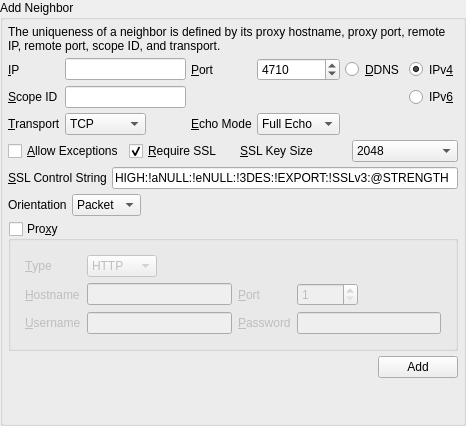
                      <widget class="QGroupBox" name="groupBox_addip_2">
                       <property name="title">
                        <string>Add Neighbor</string>
                       </property>
                       <layout class="QVBoxLayout" name="verticalLayout_21">
                        <property name="spacing">
                         <number>5</number>
                        </property>
                        <property name="leftMargin">
                         <number>5</number>
                        </property>
                        <property name="topMargin">
                         <number>5</number>
                        </property>
                        <property name="rightMargin">
                         <number>5</number>
                        </property>
                        <property name="bottomMargin">
                         <number>5</number>
                        </property>
                        <item>
                         <widget class="QLabel" name="label_23">
                          <property name="text">
                           <string>The uniqueness of a neighbor is defined by its proxy hostname, proxy port, remote IP, remote port, scope ID, and transport.</string>
                          </property>
                          <property name="wordWrap">
                           <bool>true</bool>
                          </property>
                         </widget>
                        </item>
                        <item>
                         <layout class="QGridLayout" name="gridLayout_3">
                          <property name="spacing">
                           <number>5</number>
                          </property>
                          <item row="0" column="1">
                           <widget class="QLineEdit" name="neighborIP"/>
                          </item>
                          <item row="0" column="0">
                           <widget class="QLabel" name="label_24">
                            <property name="sizePolicy">
                             <sizepolicy hsizetype="Minimum" vsizetype="Preferred">
                              <horstretch>0</horstretch>
                              <verstretch>0</verstretch>
                             </sizepolicy>
                            </property>
                            <property name="layoutDirection">
                             <enum>Qt::RightToLeft</enum>
                            </property>
                            <property name="text">
                             <string>&amp;IP</string>
                            </property>
                            <property name="buddy">
                             <cstring>neighborIP</cstring>
                            </property>
                           </widget>
                          </item>
                          <item row="0" column="3">
                           <widget class="QSpinBox" name="neighborPort">
                            <property name="minimum">
                             <number>1</number>
                            </property>
                            <property name="maximum">
                             <number>65535</number>
                            </property>
                            <property name="value">
                             <number>4710</number>
                            </property>
                           </widget>
                          </item>
                          <item row="0" column="5">
                           <widget class="QRadioButton" name="ipv4Neighbor">
                            <property name="sizePolicy">
                             <sizepolicy hsizetype="Minimum" vsizetype="Preferred">
                              <horstretch>0</horstretch>
                              <verstretch>0</verstretch>
                             </sizepolicy>
                            </property>
                            <property name="layoutDirection">
                             <enum>Qt::LeftToRight</enum>
                            </property>
                            <property name="text">
                             <string>IPv&amp;4</string>
                            </property>
                            <property name="checked">
                             <bool>true</bool>
                            </property>
                           </widget>
                          </item>
                          <item row="0" column="2">
                           <widget class="QLabel" name="label_13">
                            <property name="sizePolicy">
                             <sizepolicy hsizetype="Minimum" vsizetype="Preferred">
                              <horstretch>0</horstretch>
                              <verstretch>0</verstretch>
                             </sizepolicy>
                            </property>
                            <property name="layoutDirection">
                             <enum>Qt::RightToLeft</enum>
                            </property>
                            <property name="text">
                             <string>&amp;Port</string>
                            </property>
                            <property name="buddy">
                             <cstring>neighborPort</cstring>
                            </property>
                           </widget>
                          </item>
                          <item row="1" column="0">
                           <widget class="QLabel" name="neighborScopeIdLabel">
                            <property name="text">
                             <string>&amp;Scope ID</string>
                            </property>
                            <property name="buddy">
                             <cstring>neighborScopeId</cstring>
                            </property>
                           </widget>
                          </item>
                          <item row="1" column="1">
                           <widget class="QLineEdit" name="neighborScopeId"/>
                          </item>
                          <item row="1" column="5">
                           <widget class="QRadioButton" name="ipv6Neighbor">
                            <property name="sizePolicy">
                             <sizepolicy hsizetype="Minimum" vsizetype="Preferred">
                              <horstretch>0</horstretch>
                              <verstretch>0</verstretch>
                             </sizepolicy>
                            </property>
                            <property name="layoutDirection">
                             <enum>Qt::LeftToRight</enum>
                            </property>
                            <property name="text">
                             <string>IPv&amp;6</string>
                            </property>
                           </widget>
                          </item>
                          <item row="0" column="4">
                           <widget class="QRadioButton" name="dynamicdns">
                            <property name="sizePolicy">
                             <sizepolicy hsizetype="Minimum" vsizetype="Preferred">
                              <horstretch>0</horstretch>
                              <verstretch>0</verstretch>
                             </sizepolicy>
                            </property>
                            <property name="toolTip">
                             <string>Dynamic DNS</string>
                            </property>
                            <property name="text">
                             <string>&amp;DDNS</string>
                            </property>
                           </widget>
                          </item>
                          <item row="2" column="0">
                           <widget class="QLabel" name="label_66">
                            <property name="text">
                             <string>&amp;Transport</string>
                            </property>
                            <property name="buddy">
                             <cstring>neighborTransport</cstring>
                            </property>
                           </widget>
                          </item>
                          <item row="2" column="1">
                           <layout class="QHBoxLayout" name="horizontalLayout_60">
                            <property name="spacing">
                             <number>5</number>
                            </property>
                            <item>
                             <widget class="QComboBox" name="neighborTransport">
                              <property name="currentIndex">
                               <number>2</number>
                              </property>
                              <property name="sizeAdjustPolicy">
                               <enum>QComboBox::AdjustToContents</enum>
                              </property>
                              <item>
                               <property name="text">
                                <string>Bluetooth</string>
                               </property>
                              </item>
                              <item>
                               <property name="text">
                                <string>SCTP</string>
                               </property>
                              </item>
                              <item>
                               <property name="text">
                                <string>TCP</string>
                               </property>
                              </item>
                              <item>
                               <property name="text">
                                <string>UDP</string>
                               </property>
                              </item>
                             </widget>
                            </item>
                            <item>
                             <spacer name="horizontalSpacer_50">
                              <property name="orientation">
                               <enum>Qt::Horizontal</enum>
                              </property>
                              <property name="sizeHint" stdset="0">
                               <size>
                                <width>40</width>
                                <height>20</height>
                               </size>
                              </property>
                             </spacer>
                            </item>
                           </layout>
                          </item>
                          <item row="2" column="2">
                           <widget class="QLabel" name="label_39">
                            <property name="text">
                             <string>&amp;Echo Mode</string>
                            </property>
                            <property name="buddy">
                             <cstring>neighborsEchoMode</cstring>
                            </property>
                           </widget>
                          </item>
                          <item row="2" column="3">
                           <widget class="QComboBox" name="neighborsEchoMode">
                            <property name="sizeAdjustPolicy">
                             <enum>QComboBox::AdjustToContents</enum>
                            </property>
                            <item>
                             <property name="text">
                              <string>Full Echo</string>
                             </property>
                            </item>
                            <item>
                             <property name="text">
                              <string>Half Echo</string>
                             </property>
                            </item>
                           </widget>
                          </item>
                         </layout>
                        </item>
                        <item>
                         <layout class="QHBoxLayout" name="horizontalLayout_35">
                          <property name="spacing">
                           <number>5</number>
                          </property>
                          <item>
                           <widget class="QCheckBox" name="addException">
                            <property name="sizePolicy">
                             <sizepolicy hsizetype="Minimum" vsizetype="Preferred">
                              <horstretch>0</horstretch>
                              <verstretch>0</verstretch>
                             </sizepolicy>
                            </property>
                            <property name="toolTip">
                             <string>&lt;html&gt;&lt;head/&gt;&lt;body&gt;&lt;p&gt;Spot-On will record peer certificates during initial connections. Subsequent connections will cause Spot-On to inspect peer certificates. If there are discrepancies between recorded certificates and transmitted certificates, Spot-On will sever the connections. Enable this option if you would like Spot-On to ignore discrepancies.&lt;/p&gt;&lt;/body&gt;&lt;/html&gt;</string>
                            </property>
                            <property name="text">
                             <string>&amp;Allow Exceptions</string>
                            </property>
                           </widget>
                          </item>
                          <item>
                           <widget class="QCheckBox" name="requireSsl">
                            <property name="sizePolicy">
                             <sizepolicy hsizetype="Minimum" vsizetype="Preferred">
                              <horstretch>0</horstretch>
                              <verstretch>0</verstretch>
                             </sizepolicy>
                            </property>
                            <property name="toolTip">
                             <string>Require secure connections.</string>
                            </property>
                            <property name="text">
                             <string>&amp;Require SSL</string>
                            </property>
                            <property name="checked">
                             <bool>true</bool>
                            </property>
                           </widget>
                          </item>
                          <item>
                           <widget class="QLabel" name="sslKeySizeLabel">
                            <property name="text">
                             <string>&amp;SSL Key Size</string>
                            </property>
                            <property name="buddy">
                             <cstring>neighborKeySize</cstring>
                            </property>
                           </widget>
                          </item>
                          <item>
                           <widget class="QComboBox" name="neighborKeySize">
                            <property name="sizeAdjustPolicy">
                             <enum>QComboBox::AdjustToContents</enum>
                            </property>
                            <item>
                             <property name="text">
                              <string>2048</string>
                             </property>
                            </item>
                            <item>
                             <property name="text">
                              <string>3072</string>
                             </property>
                            </item>
                            <item>
                             <property name="text">
                              <string>4096</string>
                             </property>
                            </item>
                           </widget>
                          </item>
                         </layout>
                        </item>
                        <item>
                         <layout class="QHBoxLayout" name="horizontalLayout_89">
                          <property name="spacing">
                           <number>5</number>
                          </property>
                          <item>
                           <widget class="QLabel" name="label_78">
                            <property name="text">
                             <string>&amp;SSL Control String</string>
                            </property>
                            <property name="buddy">
                             <cstring>neighborsSslControlString</cstring>
                            </property>
                           </widget>
                          </item>
                          <item>
                           <widget class="QLineEdit" name="neighborsSslControlString">
                            <property name="text">
                             <string>HIGH:!aNULL:!eNULL:!3DES:!EXPORT:!SSLv3:@STRENGTH</string>
                            </property>
                           </widget>
                          </item>
                         </layout>
                        </item>
                        <item>
                         <layout class="QHBoxLayout" name="horizontalLayout_42">
                          <property name="spacing">
                           <number>5</number>
                          </property>
                          <item>
                           <widget class="QLabel" name="label_70">
                            <property name="text">
                             <string>Orientation</string>
                            </property>
                           </widget>
                          </item>
                          <item>
                           <widget class="QComboBox" name="neighborOrientation">
                            <property name="sizeAdjustPolicy">
                             <enum>QComboBox::AdjustToContents</enum>
                            </property>
                            <item>
                             <property name="text">
                              <string>Packet</string>
                             </property>
                            </item>
                            <item>
                             <property name="text">
                              <string>Stream</string>
                             </property>
                            </item>
                           </widget>
                          </item>
                          <item>
                           <spacer name="horizontalSpacer_60">
                            <property name="orientation">
                             <enum>Qt::Horizontal</enum>
                            </property>
                            <property name="sizeHint" stdset="0">
                             <size>
                              <width>40</width>
                              <height>20</height>
                             </size>
                            </property>
                           </spacer>
                          </item>
                         </layout>
                        </item>
                        <item>
                         <widget class="QGroupBox" name="proxy">
                          <property name="title">
                           <string>Pro&amp;xy</string>
                          </property>
                          <property name="flat">
                           <bool>true</bool>
                          </property>
                          <property name="checkable">
                           <bool>true</bool>
                          </property>
                          <property name="checked">
                           <bool>false</bool>
                          </property>
                          <layout class="QVBoxLayout" name="verticalLayout_61">
                           <property name="spacing">
                            <number>5</number>
                           </property>
                           <property name="leftMargin">
                            <number>5</number>
                           </property>
                           <property name="topMargin">
                            <number>5</number>
                           </property>
                           <property name="rightMargin">
                            <number>5</number>
                           </property>
                           <property name="bottomMargin">
                            <number>5</number>
                           </property>
                           <item>
                            <widget class="QFrame" name="proxy_frame">
                             <property name="frameShape">
                              <enum>QFrame::NoFrame</enum>
                             </property>
                             <layout class="QGridLayout" name="gridLayout_11">
                              <item row="0" column="1">
                               <layout class="QHBoxLayout" name="horizontalLayout_29">
                                <property name="spacing">
                                 <number>5</number>
                                </property>
                                <item>
                                 <widget class="QComboBox" name="proxyType">
                                  <property name="sizeAdjustPolicy">
                                   <enum>QComboBox::AdjustToContents</enum>
                                  </property>
                                  <item>
                                   <property name="text">
                                    <string>HTTP</string>
                                   </property>
                                  </item>
                                  <item>
                                   <property name="text">
                                    <string>Socks5</string>
                                   </property>
                                  </item>
                                  <item>
                                   <property name="text">
                                    <string>System</string>
                                   </property>
                                  </item>
                                 </widget>
                                </item>
                                <item>
                                 <spacer name="horizontalSpacer_28">
                                  <property name="orientation">
                                   <enum>Qt::Horizontal</enum>
                                  </property>
                                  <property name="sizeHint" stdset="0">
                                   <size>
                                    <width>40</width>
                                    <height>20</height>
                                   </size>
                                  </property>
                                 </spacer>
                                </item>
                               </layout>
                              </item>
                              <item row="1" column="3">
                               <layout class="QHBoxLayout" name="horizontalLayout_39">
                                <property name="spacing">
                                 <number>5</number>
                                </property>
                                <item>
                                 <widget class="QSpinBox" name="proxyPort">
                                  <property name="minimum">
                                   <number>1</number>
                                  </property>
                                  <property name="maximum">
                                   <number>65535</number>
                                  </property>
                                 </widget>
                                </item>
                                <item>
                                 <spacer name="horizontalSpacer_29">
                                  <property name="orientation">
                                   <enum>Qt::Horizontal</enum>
                                  </property>
                                  <property name="sizeHint" stdset="0">
                                   <size>
                                    <width>40</width>
                                    <height>20</height>
                                   </size>
                                  </property>
                                 </spacer>
                                </item>
                               </layout>
                              </item>
                              <item row="1" column="2">
                               <widget class="QLabel" name="label_8">
                                <property name="text">
                                 <string>&amp;Port</string>
                                </property>
                                <property name="buddy">
                                 <cstring>proxyPort</cstring>
                                </property>
                               </widget>
                              </item>
                              <item row="1" column="1">
                               <widget class="QLineEdit" name="proxyHostname"/>
                              </item>
                              <item row="0" column="0">
                               <widget class="QLabel" name="label_3">
                                <property name="text">
                                 <string>&amp;Type</string>
                                </property>
                                <property name="buddy">
                                 <cstring>proxyType</cstring>
                                </property>
                               </widget>
                              </item>
                              <item row="1" column="0">
                               <widget class="QLabel" name="label_7">
                                <property name="text">
                                 <string>&amp;Hostname</string>
                                </property>
                                <property name="buddy">
                                 <cstring>proxyHostname</cstring>
                                </property>
                               </widget>
                              </item>
                              <item row="2" column="0">
                               <widget class="QLabel" name="label_19">
                                <property name="text">
                                 <string>&amp;Username</string>
                                </property>
                                <property name="buddy">
                                 <cstring>proxyUsername</cstring>
                                </property>
                               </widget>
                              </item>
                              <item row="2" column="1">
                               <widget class="QLineEdit" name="proxyUsername"/>
                              </item>
                              <item row="2" column="2">
                               <widget class="QLabel" name="label_20">
                                <property name="text">
                                 <string>&amp;Password</string>
                                </property>
                                <property name="buddy">
                                 <cstring>proxyPassword</cstring>
                                </property>
                               </widget>
                              </item>
                              <item row="2" column="3">
                               <widget class="QLineEdit" name="proxyPassword">
                                <property name="text">
                                 <string/>
                                </property>
                                <property name="echoMode">
                                 <enum>QLineEdit::Password</enum>
                                </property>
                               </widget>
                              </item>
                             </layout>
                             <zorder>label_3</zorder>
                             <zorder>label_7</zorder>
                             <zorder>proxyHostname</zorder>
                             <zorder>label_8</zorder>
                             <zorder>label_19</zorder>
                             <zorder>proxyUsername</zorder>
                             <zorder>label_20</zorder>
                             <zorder>proxyPassword</zorder>
                            </widget>
                           </item>
                          </layout>
                         </widget>
                        </item>
                        <item>
                         <layout class="QHBoxLayout" name="horizontalLayout_6">
                          <property name="spacing">
                           <number>5</number>
                          </property>
                          <item>
                           <spacer name="horizontalSpacer_10">
                            <property name="orientation">
                             <enum>Qt::Horizontal</enum>
                            </property>
                            <property name="sizeHint" stdset="0">
                             <size>
                              <width>40</width>
                              <height>20</height>
                             </size>
                            </property>
                           </spacer>
                          </item>
                          <item>
                           <widget class="QPushButton" name="addNeighbor">
                            <property name="text">
                             <string>Add</string>
                            </property>
                           </widget>
                          </item>
                         </layout>
                        </item>
                        <item>
                         <spacer name="verticalSpacer_8">
                          <property name="orientation">
                           <enum>Qt::Vertical</enum>
                          </property>
                          <property name="sizeHint" stdset="0">
                           <size>
                            <width>20</width>
                            <height>40</height>
                           </size>
                          </property>
                         </spacer>
                        </item>
                       </layout>
                      </widget>
